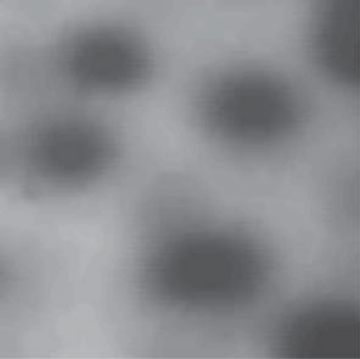
#> input picture Лабораторная 6. Сегментация методами водораздела/1.png, 360 x 359 px
$ jupyter execute 'lab6-Влад.ipynb'   (shell and % lines are left out)
#> lines starting #> are read from the running program, lines starting #| are printed output that depends on the picture; after the words box and inside, x2 and y2 are one past the last pixel; in counts of white or black regions, pixels touching at a corner belong together
[cell 1]
from io import BytesIO
from skimage import io
from PIL import Image, ImageDraw
from skimage import img_as_float
import numpy as np
import cv2
from matplotlib import pyplot as plt

[cell 2]
import numpy as np
import cv2
from matplotlib import pyplot as plt

img = cv2.imread('1.png')
#> img is the input picture: shape (359, 360, 3); mean B, G, R 141.4, 138.8, 137
gray = cv2.cvtColor(img,cv2.COLOR_BGR2GRAY)
ret, thresh = cv2.threshold(gray, 0, 255, cv2.THRESH_BINARY_INV+cv2.THRESH_OTSU)
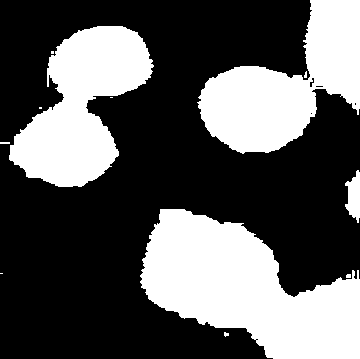
#> thresh: shape (359, 360); 35.4% white; 12 white regions (7 under 20 px), largest, box (x1, y1, x2, y2) and area: (140, 209, 360, 359) 19524, (197, 0, 360, 154) 12904, (9, 26, 154, 187) 12687, (345, 170, 360, 223) 518, (0, 142, 10, 144) 20
#> ret = 132
print(thresh, type(thresh))
#> (printed output is left out)
# noise removal
kernel = np.ones((3,3),np.uint8)
opening = cv2.morphologyEx(thresh,cv2.MORPH_OPEN,kernel, iterations = 20)
#> opening: shape (359, 360); 32.4% white; 5 white regions, box (x1, y1, x2, y2) and area: (146, 215, 360, 359) 18967, (205, 70, 310, 150) 7363, (24, 110, 108, 182) 5496, (58, 29, 145, 96) 5369, (308, 0, 360, 94) 4621

# sure background area
sure_bg = cv2.dilate(opening,kernel,iterations=7)
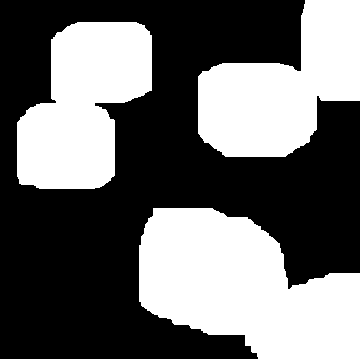
#> sure_bg: shape (359, 360); 42% white; 3 white regions, box (x1, y1, x2, y2) and area: (139, 208, 360, 359) 23048, (17, 22, 152, 189) 15597, (198, 0, 360, 157) 15587

# Finding sure foreground area
dist_transform = cv2.distanceTransform(opening,cv2.DIST_L2,0)
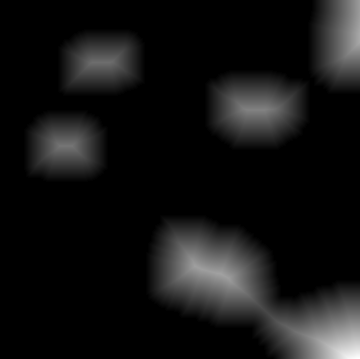
#> dist_transform: shape (359, 360) float32; min 0, max 79, mean 6.1; drawn with min black and max white
ret, sure_fg = cv2.threshold(dist_transform,0.35*dist_transform.max(),255,0)
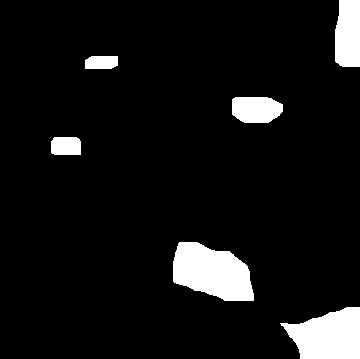
#> sure_fg: shape (359, 360) float32; 7.8% white; 6 white regions, box (x1, y1, x2, y2) and area: (173, 242, 254, 301) 3441, (280, 307, 360, 359) 2986, (335, 0, 360, 67) 1564, (232, 97, 283, 123) 1141, (51, 137, 81, 155) 520, (85, 56, 118, 69) 403
#> ret = 27.65

# Finding unknown region
sure_fg = np.uint8(sure_fg)
unknown = cv2.subtract(sure_bg,sure_fg)
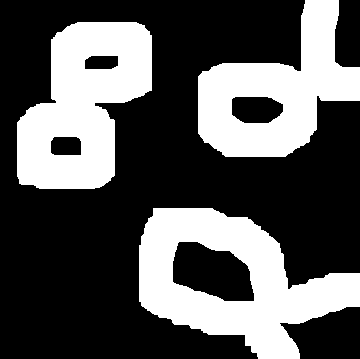
#> unknown: shape (359, 360); 34.2% white; 3 white regions, box (x1, y1, x2, y2) and area: (139, 208, 360, 359) 16621, (17, 22, 152, 189) 14674, (198, 0, 360, 157) 12882

# Marker labelling
ret, markers = cv2.connectedComponents(sure_fg)
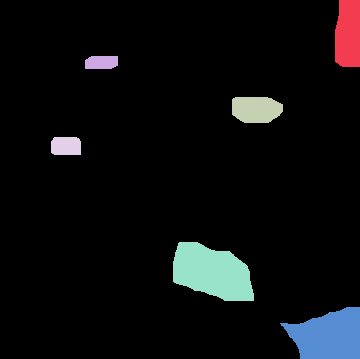
#> markers: shape (359, 360) int32; 7 distinct labels, from 0 to 6; one colour per label, 0 black
#> ret = 7

# Add one to all labels so that sure background is not 0, but 1
markers = markers+1
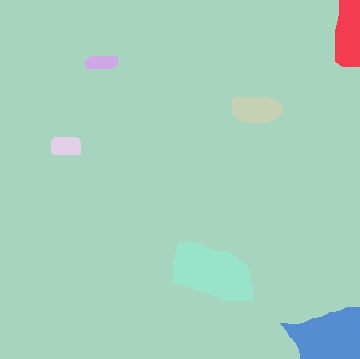
#> markers: shape (359, 360) int32; 7 distinct labels, from 1 to 7; one colour per label, 0 black

# Now, mark the region of unknown with zero
markers[unknown==255] = 0
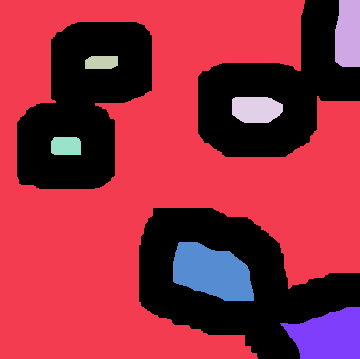
#> markers: shape (359, 360) int32; 8 distinct labels, from 0 to 7; one colour per label, 0 black

markers = cv2.watershed(img,markers)
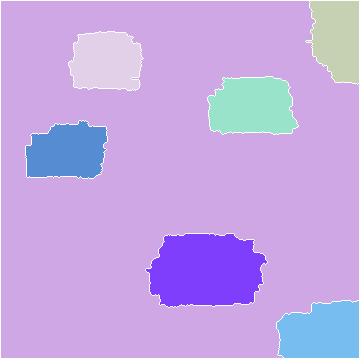
#> markers: shape (359, 360) int32; 8 distinct labels, from -1 to 7; one colour per label, 0 black, -1 white
img[markers == -1] = [255, 255, 255]
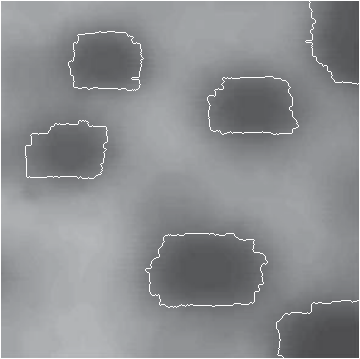
#> img: shape (359, 360, 3); 2.17% of pixels changed, all inside (x1, y1, x2, y2) = (0, 0, 360, 359)

plt.imshow(img, cmap="gray")

$ run again, with Лабораторная 6. Сегментация методами водораздела/2.png copied over Лабораторная 6. Сегментация методами водораздела/1.png
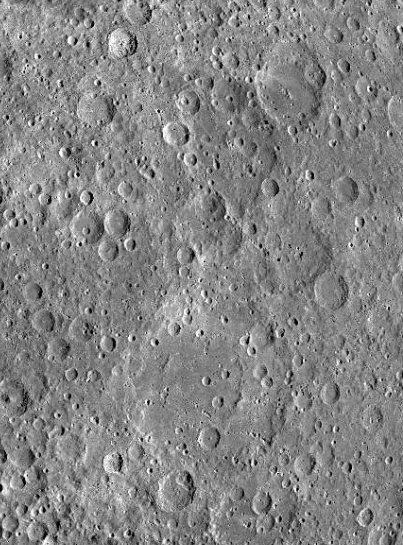
#> input picture Лабораторная 6. Сегментация методами водораздела/2.png, 403 x 545 px
#> img is the input picture: shape (545, 403, 3); min 0, max 255, mean 132.7
#> `ret, thresh = cv2.threshold(gray, 0, 255, cv2.THRESH_BINARY_INV+cv2.TH..`:
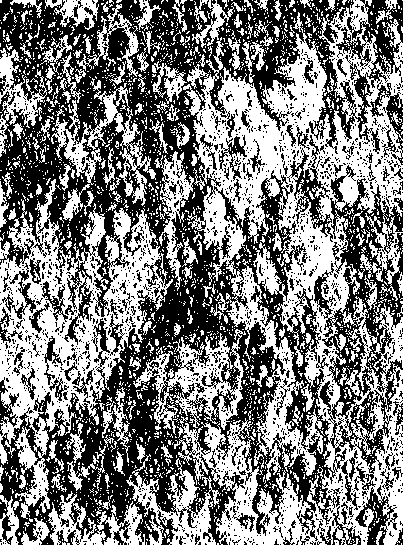
#> thresh: shape (545, 403); 49.3% white; 2310 white regions (2130 under 20 px), largest, box (x1, y1, x2, y2) and area: (174, 0, 403, 545) 51469, (0, 179, 173, 519) 19664, (133, 329, 246, 435) 4057
#> `ret, thresh = cv2.threshold(gray, 0, 255, cv2.THRESH_BINARY_INV+cv2.TH..`: ret = 132
#> (printed output is left out)
#> opening: shape (545, 403); every value is 0
#> dist_transform: shape (545, 403) float32; every value is 0
#> `ret, markers = cv2.connectedComponents(sure_fg)`: ret = 1
#> `img[markers == -1] = [255, 255, 255]`:
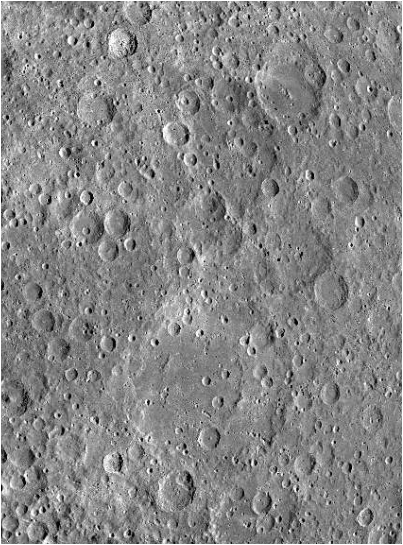
#> img: shape (545, 403, 3); 0.86% of pixels changed, all inside (x1, y1, x2, y2) = (0, 0, 403, 545)
